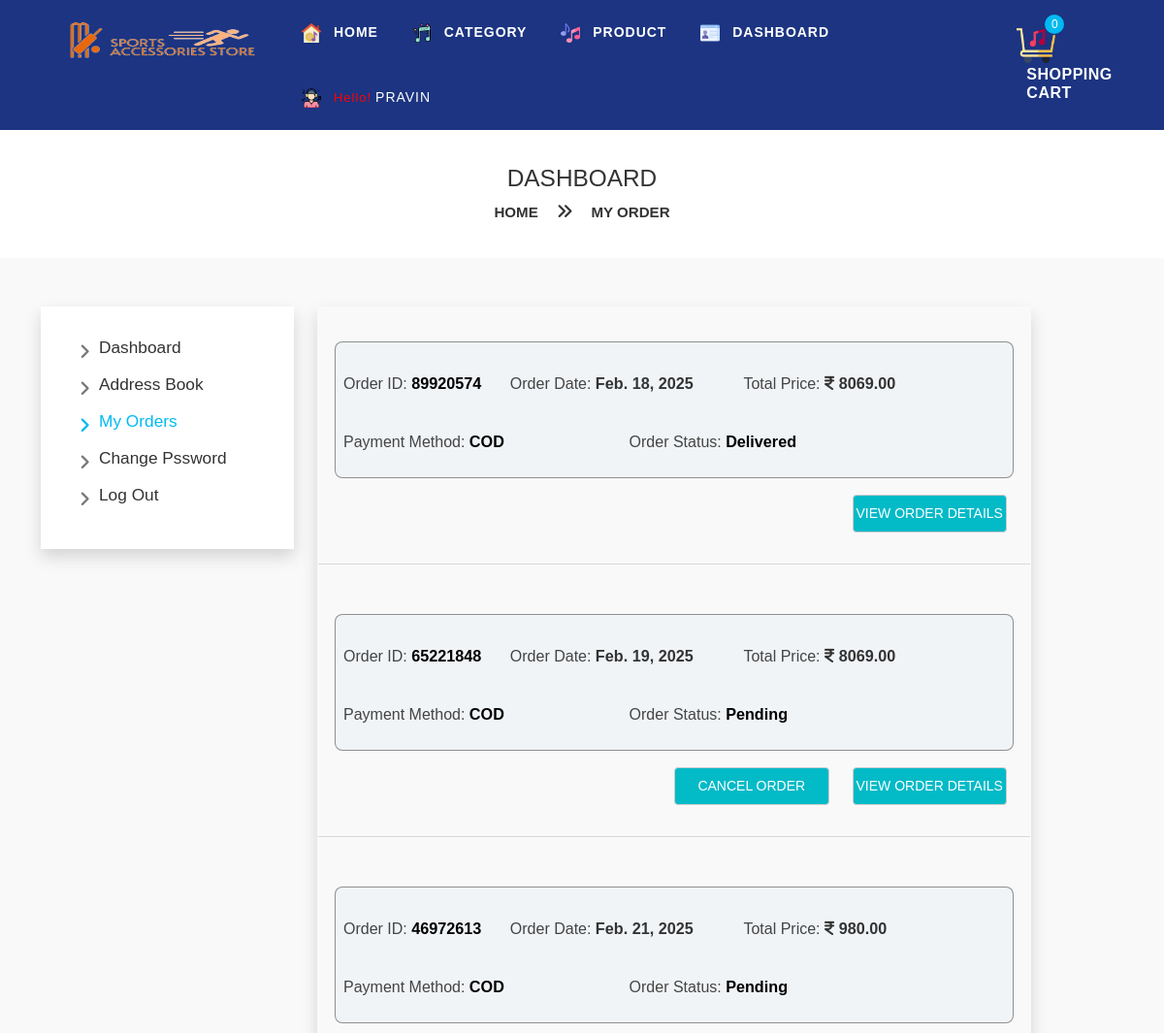
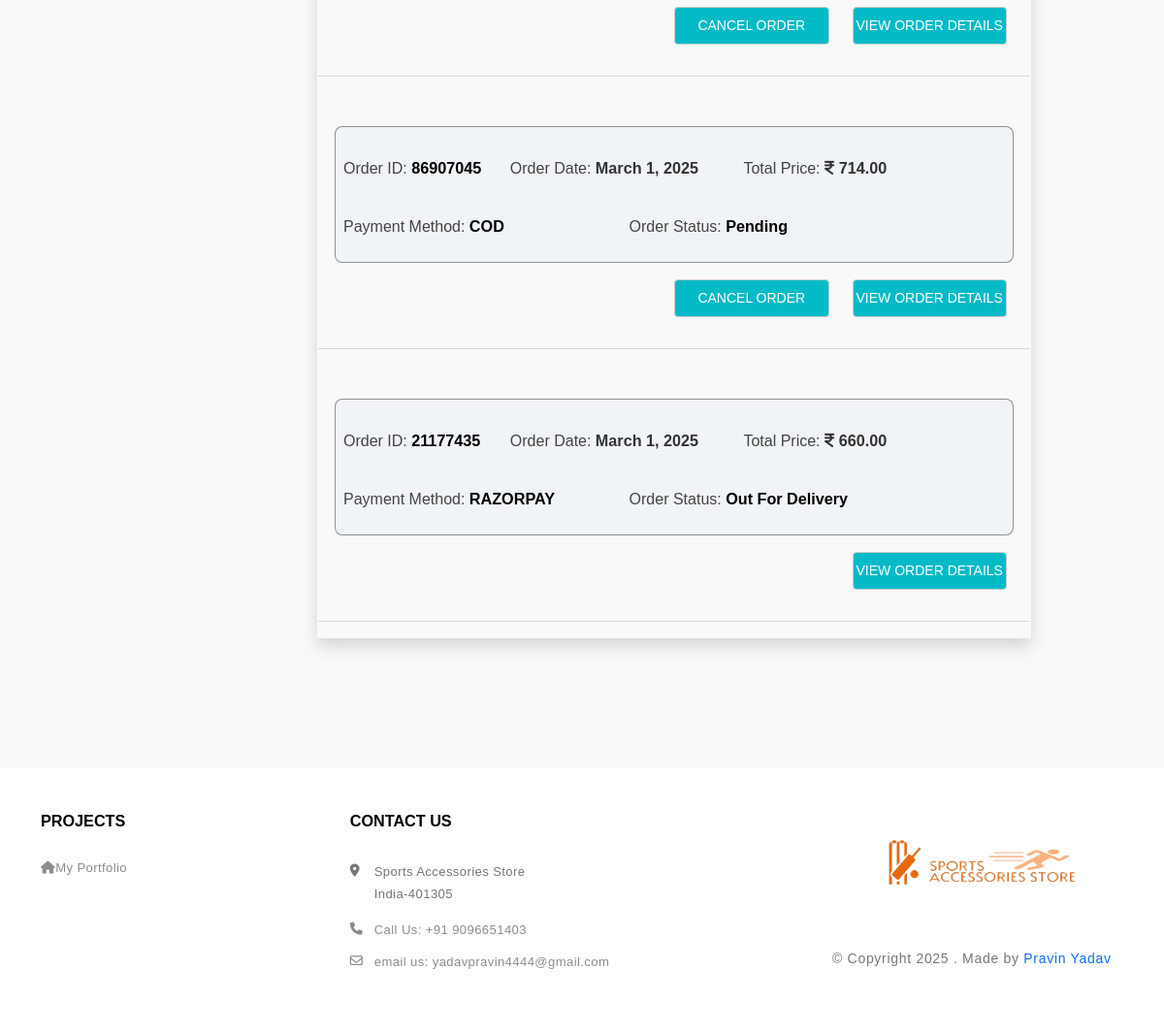
The page /user/myorder/ (signed in) on the database its author committed (2 pictures, top to bottom).
### User/models.py (models this page shows, shortened)
class buyModel(models.Model):
    ORDER_STATUS_CHOICES = [
        ('pending', 'Pending'),
        ('shipped', 'Shipped'),
        ('out for delivery', 'Out for Delivery'),
        ('delivered', 'Delivered'),
    ]
    user_id = models.ForeignKey(A_User, on_delete=models.CASCADE, null=True)
    address_id = models.ForeignKey(addressModel, on_delete=models.CASCADE, null=True)
    payment_mode = models.CharField(max_length=50, null=True)
    order_date = models.DateField(blank=True, null=True)
    shipping_charge = models.IntegerField(null=True)
    total_quantity = models.IntegerField(null=True)
    total_amount = models.IntegerField(null=True)
    order_status = models.CharField(
        max_length=20,
        choices=ORDER_STATUS_CHOICES,
        default='pending',
        blank=True,
        null=True
    )
    transaction_id = models.CharField(max_length=30, blank=True, null=True)
    order_idd = models.IntegerField(null=True)

### User/views.py (the view)
# urls.py: path('myorder/', myorder),
def myorder(request):
    if 'userid' in request.session:
        if request.method == 'POST':
            id = request.POST.get('id')
            order = buyModel.objects.get(id=id)
            order_cancel = 'cancel'
            order.order_status = order_cancel
            order.save()
            a = {'status': True}
            return JsonResponse(a)
        else:
            user2 = request.session.get('userid')
            user_obj2 = A_User.objects.get(id=user2)
            order = buyModel.objects.filter(user_id=user_obj2)
            check = order.count()
            count = cart_count(user2)
            alldata = add_to_cart.objects.filter(user=user_obj2)
            total_price = cartdetail(alldata, user2)
            send_dat = {'cartt': alldata, 'total_price': total_price, 'cart_val': count,
                        'myorder_active': 'myorder_master', 'allorder': order, 'emptyorder': check, }
            return render(request, 'user/order.html', send_dat)
    else:
        messages.success(request, 'First You Need to Login')
        return redirect('/user/accounts/login/')

### templates/user/order.html (shortened to what this page needs)
{% extends 'user/profile.html' %}
{% block titall %} My Order {% endblock %}
{% block contentt %}
<div class="col-md-8" style="padding-bottom: 75px;" >
    {% if emptyorder == 0 %}
    <div id="add_2">
        <div style="box-shadow: 0 0.5rem 1rem rgb(0 0 0 / 15%) !important;  " class="mb-2 col-md-12 " id="add_1"  >
            <div class="block-content" style="padding: 1px;" >
                <div class="checkout-page contact-page">
                    <div class="checkout-form">
                        <h1>No Order Found!!</h1>
                    </div>
                </div>
            </div>
        </div>
    </div>
    {% else %}
    <div id="add_2">
        <div style="box-shadow: 0 0.5rem 1rem rgb(0 0 0 / 15%) !important;  " class="mb-2 col-md-12 " id="add_1"  >
            <div class="block-content" style="padding: 1px;" >
                <div class="checkout-page contact-page">
                    <div class="checkout-form">
                        {% for i in allorder %}
                        <div class="row">
                            <div class="col-md-12 pb-0 ">
                                <div class="theme-form abc " style="padding: 30px 7px 30px 8px; margin: 35px 17px 17px 17px  !important;">
                                    <div class="row check-out ">
                                        <div class="form-group col-md-12">
                                            <div class="row" >
                                                <div class="col-md-7">
                                                    <div class="row" >
                                                        <div class="col-md-5">
                                                            <label class="field-label" style="color: black;" ><span style="font-weight: 400;"> Order ID: </span>{{i.order_idd}}</label>
                                                        </div>
                                                        <div class="col-md-7">
                                                            <label class="field-label"><span style="font-weight: 400;"> Order Date: </span>{{i.order_date}}</label>
                                                        </div>
                                                    </div>
                                                </div>
                                                <div class="col-md-5">
                                                    <label class="field-label"><span style="font-weight: 400;"> Total Price: </span><i class="fa fa-inr" aria-hidden="true"></i> {{i.total_amount}}.00</label>
                                                </div>
                                            </div>
                                        </div>
                                        <div class="form-group col-md-12">
                                            <div class="row" >
                                                <div class="col-md-12">
                                                    <div class="row" >
                                                        <div class="col-md-5">
                                                            <label class="field-label" style="color: black;" ><span style="font-weight: 400;"> Payment Method: </span>{{i.payment_mode}}</label>
                                                        </div>
                                                        <div class="col-md-5">
                                                            <label class="field-label" style="color: black;" ><span style="font-weight: 400;"> Order Status: </span>{{i.order_status}}</label>
                                                        </div>
                                                    </div>
                                                </div>
                                            </div>
                                        </div>
                                    </div>
                                </div>
                            </div>
                            <div class="col-md-12 pt-0 pb-3">
                                 <div class="col-md-3 pe-4" style="float: right;">
                                    <a href="/user/order/{{i.id}}/0" >
                                        <button  type="submit" class="baak2">
                                            View order details
                                        </button>
                                    </a>
                                </div>
                                {% if i.order_status == 'pending' %}
                                    <div class="col-md-3 pe-4" style="float: right;" >
                                        <a href="javascript:void(0)" onclick="cancel_order({{i.id}})" >
                                            <button type="button" class="baak2">
                                                <span>
                                                    Cancel order
                                                </span>
                                            </button>
                                        </a>
                                    </div>
                               {% endif %}
                            </div>
                        </div>
                        <hr>
                        {% endfor %}
                    </div>
                </div>
            </div>
        </div>
    </div>
    {% endif %}
</div>
{% endblock %}

### templates/user/profile.html (shortened to what this page needs)
{% extends 'user/index.html' %}
{% load static %}
{% block content %}
<div class="breadcrumb-main ">
    <div class="container">
        <div class="row">
            <div class="col">
                <div class="breadcrumb-contain">
                    <div>
                        <h2>dashboard</h2>
                        <ul>
                            <li><a href="/">home</a></li>
                            <li><i class="fa fa-angle-double-right"></i></li>
                            <li><a href="javascript:void(0)">{% block titall %} {% endblock %}</a></li>
                        </ul>
                    </div>
                </div>
            </div>
        </div>
    </div>
</div>
<section class="section-big-py-space b-g-light">
    <div class="container">
        <div class="row">
            <div class="col-lg-3"  >
                <div class="dashboard-left mb-2" style="box-shadow: 0 0.5rem 1rem rgb(0 0 0 / 15%) !important" >
                    <div class="block-content">
                        <div class="dashboard-left">
                            <div class="block-content ">
                                <ul>
                                    <li class="{% if dashboard_active == 'dashboard_master' %} {{'active'}} {% endif %}"><a href="/user/dashboard/">Dashboard</a></li>
                                    <li class="{% if address_active == 'address_master' %} {{'active'}} {% endif %}" ><a href="/user/address/">Address Book</a></li>
                                    <li class="{% if myorder_active == 'myorder_master' %} {{'active'}} {% endif %}" ><a href="/user/myorder/">My Orders</a></li>
                                    <li class="{% if change_active == 'password_master' %} {{'active'}} {% endif %}" ><a href="/user/change-password/">Change Pssword</a></li>
                                    <li><a href="javascript:void(0)" onclick="user_logout()" >Log Out</a></li>
                                </ul>
                            </div>
                        </div>
                    </div>
                </div>
            </div>
            {% block contentt %}
            {% endblock %}
        </div>
    </div>
</section>
{% endblock %}

### templates/user/index.html (shortened to what this page needs)
{% load static %}
<!DOCTYPE html>
<html lang="en">
<head>
    <link rel="stylesheet" type="text/css" href="{% static 'user/folder/assets/css/slick.css' %}">
    <link rel="stylesheet" type="text/css" href="{% static 'user/folder/assets/css/slick-theme.css' %}">
    <link rel="stylesheet" type="text/css" href="{% static 'user/folder/assets/css/animate.css' %}">
    <link rel="stylesheet" type="text/css" href="{% static 'user/folder/assets/css/bootstrap.css' %}">
    <link rel="stylesheet" type="text/css" href="{% static 'user/folder/assets/css/color2.css' %}" >
</head>
<body style="background-color: #f5f6fb!important ;"  >
    <header id="stickyheader">
  <div class="category-header-2">
    <div class="custom-container">
      <div class="row">
        <div class="col-12">
          <div class="navbar-menu">
            <div class="nav-block">
              <div class="brand-logo logo-sm-center">
                <a href="/user/">
                  <img src="{% static 'user/folder/assets/images/avtar/logo-Sports.png' %}" class="img-fluid" style="height: 95px; width: 300px; " alt="logo">
                </a>
              </div>
            </div>
            <div class="menu-block">
              <nav id="main-nav">
                <ul id="main-menu" class="sm pixelstrap sm-horizontal">
                  <li class="mega">
                    <a class="dark-menu-item" href="/user/">
                        <img src="{% static 'user/folder/assets/images/home.png' %}" style="height: 20px; width:20px;" class="img-fluid me-2" alt="logo">
                        Home
                    </a>
                  </li>
                  <li class="mega" >
                    <a class="dark-menu-item" href="/user/category/">
                        <img src="{% static 'user/folder/assets/images/category.png' %}" style="height: 20px; width:20px;" class="img-fluid me-2" alt="logo">
                        Category
                    </a>
                  </li>
                  <li class="mega" >
                    <a class="dark-menu-item" href="/user/product/">
                        <img src="{% static 'user/folder/assets/images/product.png' %}" style="height: 20px; width:20px;" class="img-fluid me-2 mobile-backkk" alt="logo">
                        Product
                    </a>
                  </li>
                   {% if request.session.username %}
                  <li class="mega">
                    <a class="dark-menu-item" href="/user/dashboard/">
                        <img src="{% static 'user/folder/assets/images/dashboard-1.png' %}" style="height: 20px; width:20px;" class="img-fluid me-2 mobile-backkk" alt="logo">
                        Dashboard
                    </a>
                  </li>
                  <li class="mega">
                    <a class="dark-menu-item" style="font-weight: 400;" href="/user/dashboard/">
                        <img src="{% static 'user/folder/assets/images/profile.png' %}" style="height: 20px; width:20px;" class="img-fluid me-2" alt="logo">
                      <span class="me-1" style="font-size: 13px; text-transform: capitalize; color: red;" >hello!</span>{{request.session.username}}
                    </a>
                  </li>
                  {% endif %}
                </ul>
              </nav>
            </div>
            <div class="icon-block">
              <ul>
                <li class="item-count">
                  <a href="javascript:void(0)" onclick="openCart()" >
                    <div class="cart-block">
                      <div class="cart-icon" style="float: left;">
                          <img src="{% static 'user/folder/assets/images/cart-1.png' %}" style="height: 40px; width:40px;" class="img-fluid" alt="logo">
                      </div>
                      <div class="item-count-contain" id="cart_valuee" >
                        {{cart_val}}
                      </div>
                      <div class="cart-item">
                        <h5>shopping</h5>
                        <h5>cart</h5>
                      </div>
                    </div>
                  </a>
                </li>
              </ul>
            </div>
          </div>
        </div>
      </div>
    </div>
  </div>
</header>
  {% block content %}
  {% endblock %}
  <footer>
    <div class="footer1">
      <div class="container">
        <div class="row">
          <div class="col-12">
            <div class="footer-main">
              <div class="footer-box">
                <div class="footer-title">
                    <a href="https://pravinyadav-portfolio.netlify.app/">
                        <h5>Projects</h5>
                    </a>
                </div>
                <div class="footer-contant">
                  <ul>
                    <li><a target="_blank" href="https://pravinyadav-portfolio.netlify.app/"><i class="fa fa-home"></i>My Portfolio</a></li>
                  </ul>
                </div>
              </div>
              <div class="footer-box">
                <div class="footer-title">
                    <a href="https://pravinyadav-portfolio.netlify.app/">
                        <h5>contact us</h5>
                    </a>
                </div>
                <div class="footer-contant">
                  <ul class="contact-list">
                    <li><i class="fa fa-map-marker"></i>Sports Accessories Store <br> india-<span>401305</span></li>
                    <li>
                        <a href="tel:9157379996">
                            <i class="fa fa-phone"></i>call us: <span>+91 9096651403</span>
                        </a>
                    </li>
                    <li>
                        <a href="mailto:yadavpravin4444@gmail.com" style="text-transform: none !important;" >
                            <i class="fa fa-envelope-o"></i>email us: yadavpravin4444@gmail.com
                        </a>
                    </li>
                  </ul>
                </div>
              </div>
              <div class="footer-box">
                <div class="footer-contant">
                  <div class="footer-logo">
                    <a href="/user/">
                        <img src="{% static 'user/folder/assets/images/avtar/logo-Sports.png' %}" class="img-fluid  " alt="logo" style="height: 120px; width: 300px; " >
                    </a>
                  </div>
                  <p>
                      &copy; Copyright 2025
                    . Made by
                    <a rel="noreferrer" target="_blank" href="https://pravinyadav-portfolio.netlify.app/">Pravin Yadav</a>
                  </p>
                </div>
              </div>
            </div>
          </div>
        </div>
      </div>
    </div>
  </footer>
</body>
</html>

### rows shown on the page
buyModel: order_idd "89920574", order_date "Feb. 18, 2025", total_amount "8069", payment_mode "COD", order_status "Delivered"
buyModel: order_idd "65221848", order_date "Feb. 19, 2025", total_amount "8069", payment_mode "COD", order_status "Pending"
buyModel: order_idd "46972613", order_date "Feb. 21, 2025", total_amount "980", payment_mode "COD", order_status "Pending"
buyModel: order_idd "86907045", order_date "March 1, 2025", total_amount "714", payment_mode "COD", order_status "Pending"
buyModel: order_idd "21177435", order_date "March 1, 2025", total_amount "660", payment_mode "RAZORPAY", order_status "Out For Delivery"

### other values the page prints
{{ request.session.username }} "PRAVIN"
{{ cart_val }} "0"
